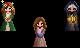

The image is a tile-based game level rendered from a .tmx file. Its description and complete source (layers, tilesets, objects, tile grids) follow:
An orthogonal 5x3 tile map with 16x16 px tiles, 6 tile layers (Back, Buildings, Paths, Front, ...).

<map version="1.2" orientation="orthogonal" renderorder="right-down" width="5" height="3" tilewidth="16" tileheight="16" nextobjectid="48">
  <properties>
    <property name="Outdoors" value="T" />
    <property name="sw1" value="2282" />
    <property name="sw2" value="7086" />
    <property name="sw3" value="236" />
    <property name="sw4" value="269" />
    <property name="sw5" value="317" />
    <property name="sw6" value="240" />
  </properties>
  <tileset source="Animated.tsx" firstgid="1" />
  <layer name="Back" opacity="1.0" width="5" height="3">
    <data encoding="csv">
0,0,0,0,0,
0,0,0,0,0,
0,0,0,0,0
</data>
  </layer>
  <layer name="Buildings" opacity="1.0" width="5" height="3">
    <data encoding="csv">
0,0,0,0,0,
25,0,0,0,60,
0,0,41,0,0
</data>
  </layer>
  <layer name="Paths" opacity="1.0" width="5" height="3">
    <data encoding="csv">
0,0,0,0,0,
0,0,0,0,0,
0,0,0,0,0
</data>
  </layer>
  <layer name="Front" opacity="1.0" width="5" height="3">
    <data encoding="csv">
17,0,0,0,52,
0,89,33,89,0,
0,0,89,0,0
</data>
  </layer>
  <layer name="AlwaysFront" opacity="1.0" width="5" height="3">
    <data encoding="csv">
0,0,0,0,0,
0,0,0,0,0,
0,0,0,0,0
</data>
  </layer>
  <layer name="AlwaysFront1" width="5" height="3">
    <data encoding="csv">
0,0,89,0,0,
0,0,0,0,0,
0,0,0,0,0
</data>
  </layer>
  <objectgroup name="Back" />
  <objectgroup name="Buildings" />
  <objectgroup name="Paths" />
  <objectgroup name="Front" />
  <objectgroup name="AlwaysFront" />
</map>
